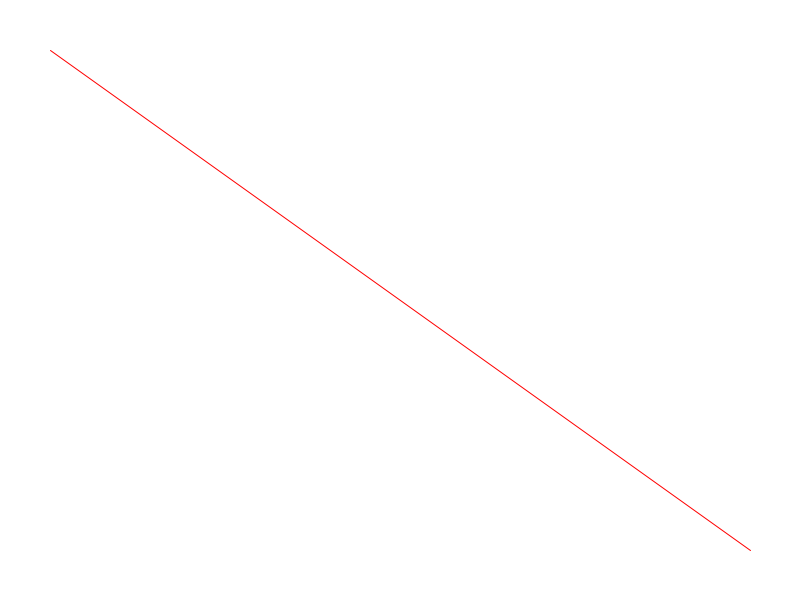
Frame 1 (no input)
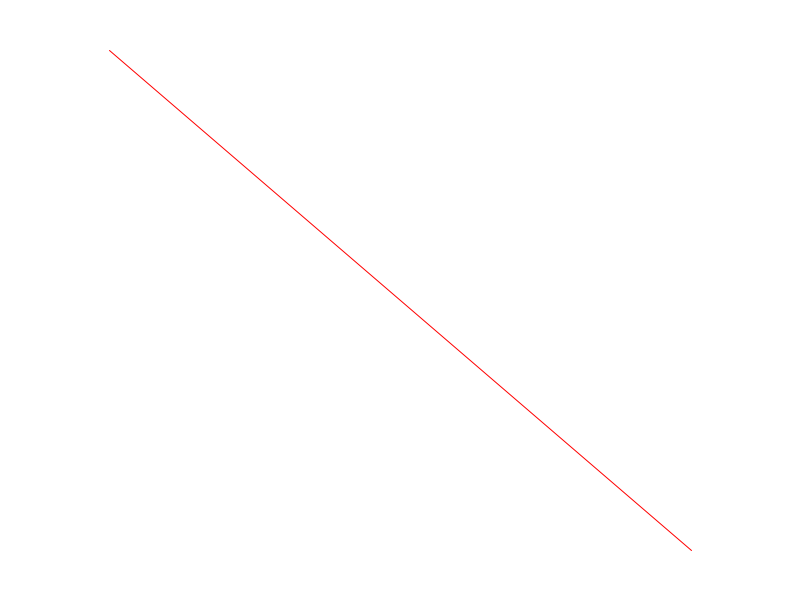
Frame 60 (the mouse pressed at the canvas centre just before this capture)
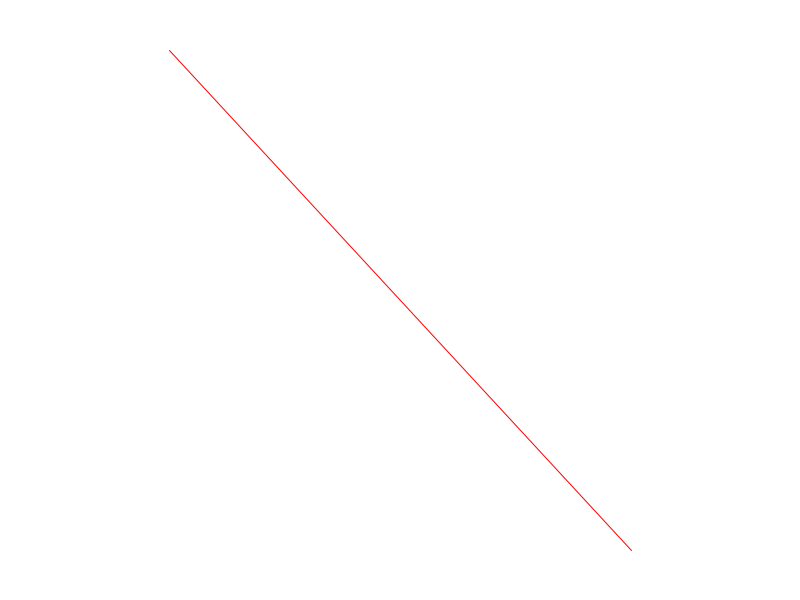
Frame 120 (the mouse held since frame 60 and released just before this capture)

The Processing sketch that drew these frames (run headless with seeded random() and noise(); from frame 60 on, the mouse is pressed at the canvas centre):

// Processing sketch: example_02_variables
// ── example_02_variables.pde
float x1 = 50;
float y1 = 50;
float x2 = 100;
float y2 = 100;
color bg_color;
color line_color;

void setup()
{
  // set the size of the window
  size( 800, 600 );
  // tell Processing to make our lines look nicer
  smooth();
  // specify colors with hue, saturation, and brightness
  colorMode( HSB, 1.0 );
  // assign useful values to our variables
  line_color = color( 0.0, 1.0, 1.0 );
  bg_color = color( 0.0, 0.0, 1.0 );
  x2 = width - 50;
  y2 = height - 50;
}

void draw()
{
  // fill the screen with a color
  background( bg_color );
  stroke( line_color );
  // draw a line between x1, y1 and x2, y2
  line( x1, y1, x2, y2 );
  // animate the line by changing the variables
  x1 = x1 + 1;
  x2 = x2 - 1;
}
